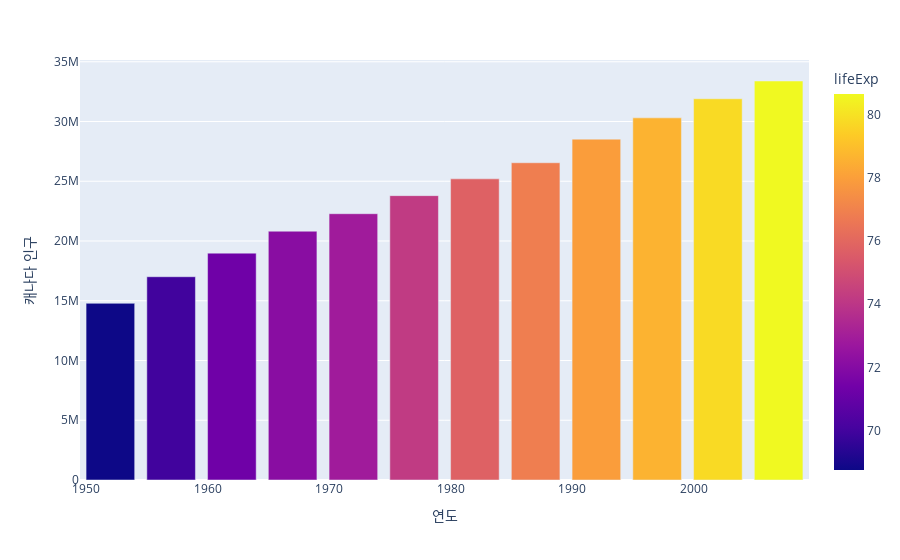

Notebook cell for this chart:
### Code cell
#색상넣기: 단순히 color 에 원하는 변수를 넣으면 됨
#따로 레이블 바 생성할 필요 x
#hover_data 에 상세 표기되었으면 하는 변수 추가 

fig = px.bar(data_canada, x='year', y='pop',
             hover_data=['lifeExp', 'gdpPercap'], color='lifeExp',
             labels={'pop':'캐나다 인구', 'year':'연도'}, height=400)
fig.show()

### Figure 1 — Plotly figure (JSON) as saved in the notebook; plotly's stock layout.template omitted (floating-point values rounded to 4 significant figures)
{"data": [{"alignmentgroup": "True", "customdata": [[68.75, 11370.0], [69.96, 12490.0], [71.3, 13460.0], [72.13, 16080.0], [72.88, 18970.0], [74.21, 22090.0], [75.76, 22900.0], [76.86, 26630.0], [77.95, 26340.0], [78.61, 28950.0], [79.77, 33330.0], [80.65, 36320.0]], "hovertemplate": "연도=%{x}<br>캐나다 인구=%{y}<br>lifeExp=%{marker.color}<br>gdpPercap=%{customdata[1]}<extra></extra>", "legendgroup": "", "marker": {"color": [68.75, 69.96, 71.3, 72.13, 72.88, 74.21, 75.76, 76.86, 77.95, 78.61, 79.77, 80.65], "coloraxis": "coloraxis"}, "name": "", "offsetgroup": "", "orientation": "v", "showlegend": false, "textposition": "auto", "type": "bar", "x": [1952, 1957, 1962, 1967, 1972, 1977, 1982, 1987, 1992, 1997, 2002, 2007], "xaxis": "x", "y": [14785584, 17010154, 18985849, 20819767, 22284500, 23796400, 25201900, 26549700, 28523502, 30305843, 31902268, 33390141], "yaxis": "y"}], "layout": {"autosize": true, "barmode": "relative", "coloraxis": {"colorbar": {"title": {"text": "lifeExp"}}, "colorscale": [[0, "#0d0887"], [0.1111, "#46039f"], [0.2222, "#7201a8"], [0.3333, "#9c179e"], [0.4444, "#bd3786"], [0.5556, "#d8576b"], [0.6667, "#ed7953"], [0.7778, "#fb9f3a"], [0.8889, "#fdca26"], [1, "#f0f921"]]}, "legend": {"tracegroupgap": 0}, "margin": {"t": 60}, "xaxis": {"anchor": "y", "autorange": true, "domain": [0, 1], "range": [1950.0, 2010.0], "title": {"text": "연도"}, "type": "linear"}, "yaxis": {"anchor": "x", "autorange": true, "domain": [0, 1], "range": [0, 35150000.0], "title": {"text": "캐나다 인구"}, "type": "linear"}}}
